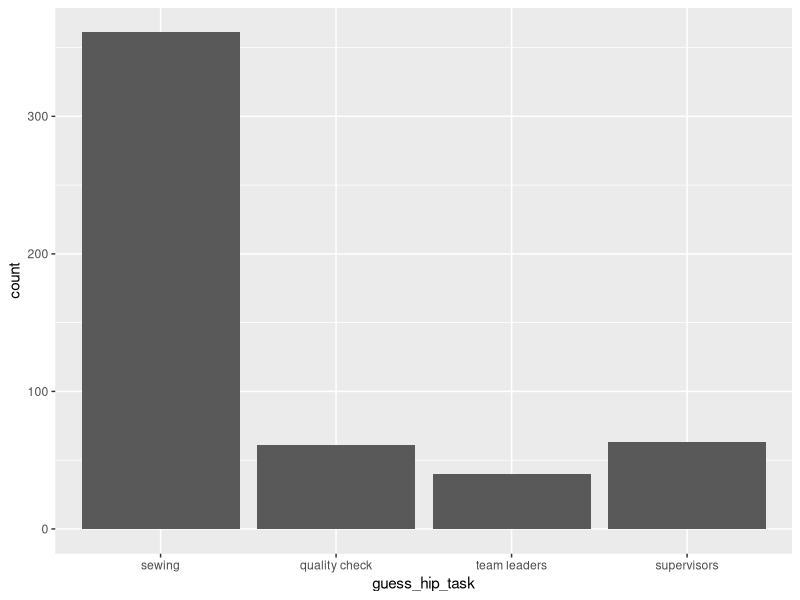

Write the R code that produced this figure. (Note: this script raises an error after producing the figure.)

# Setup -------------------------------------------------------------------

library(tidyverse)
library(readxl)

# setwd('')   # unnecessary to set working directory if you opened `HIP.Rproj`

# hip <- read_excel('data/weekdayend_all.xlsx')   # 295 obs. of 381 variables

hip <- read_excel('data/weekdayend_all2.xlsx')   # 525 obs. of 382 variables


# IA (morning) ------------------------------------------------------------

IA <- c('guess_hip_task',
        'guess_hip_task_other',
        'hip_knowppl',
        'hip_knowppl_like',
        'guess_hip_turnover',
        'guess_hip_turnover_sure')

## Initial cleaning -------------------------------------------------------

hip_IA <- hip %>%
  select(all_of(IA)) %>%
  mutate(across(IA[c(1, 4, 6)], as.factor)) %>%
  mutate(guess_hip_task = recode(guess_hip_task,
                                 `0` = 'sewing',
                                 `1` = 'quality check',
                                 `2` = 'team leaders',
                                 `3` = 'supervisors'#, `100` = 'others'
                                 )) %>%
  mutate(hip_knowppl_like = recode(hip_knowppl_like,
                                   `0` = 'almost all of them',
                                   `1` = 'some of them',
                                   `2` = 'very few of them',
                                   `3` = 'almost none of them')) %>%
  mutate(guess_hip_turnover_sure = recode(guess_hip_turnover_sure,
                                          `0` = 'very sure',
                                          `1` = 'slightly sure',
                                          `2` = 'slightly not sure',
                                          `3` = 'not sure at all')) %>%
  mutate(guess_hip_task_other = as.character(guess_hip_task_other)) %>%
  mutate(across(IA[c(3, 5)], as.integer))

## Figures ----------------------------------------------------------------

ggplot(data = hip_IA) +
  geom_bar(aes(x = guess_hip_task)) +
  ggsave('figures/jobs_in_hip/IA1.png')

ggplot(data = hip_IA) +
  geom_histogram(aes(x = hip_knowppl), binwidth = 5) +
  ggsave('figures/jobs_in_hip/IA2.png')

ggplot(data = hip_IA) +
  geom_bar(aes(x = hip_knowppl_like)) +
  ggsave('figures/jobs_in_hip/IA3.png')

ggplot(data = hip_IA) +
  geom_histogram(aes(x = guess_hip_turnover), binwidth = 5) +
  ggsave('figures/jobs_in_hip/IA5.png')

ggplot(data = hip_IA) +
  geom_bar(aes(x = guess_hip_turnover_sure)) +
  ggsave('figures/jobs_in_hip/IA5s.png')


# IB (morning) ------------------------------------------------------------

IB <- c('guess_hip_hour',
        'guess_hip_hour_sure',
        'guess_hip_day',
        'guess_hip_day_sure',
        'guess_hip_extra',
        'guess_hip_extra_sure',
        'guess_hip_night',
        'guess_hip_night_sure',
        'guess_hip_transp',
        'guess_hip_transp_sure',
        'guess_hip_lunch',
        'guess_hip_lunch_sure',
        'guess_hip_attend',
        'guess_hip_attend_sure')

## Initial cleaning -------------------------------------------------------

hip_IB <- hip %>%
  select(all_of(IB)) %>%
  mutate(across(IB[seq(1, 13, 2)], as.integer)) %>%
  mutate(across(IB[seq(2, 14, 2)], as.factor)) %>%
  mutate(across(IB[seq(2, 14, 2)], ~recode(.,
                                           `0` = 'very sure',
                                           `1` = 'slightly sure',
                                           `2` = 'slightly not sure',
                                           `3` = 'not sure at all')))


### Trim errors -------------------------------------------------------------

hip_IB <- hip_IB %>%
  mutate(guess_hip_day = replace(guess_hip_day,
                                 which(guess_hip_day > 7L),
                                 NA)) %>%
  mutate(guess_hip_lunch = replace(guess_hip_lunch,
                                   which(guess_hip_lunch > 22L),
                                   NA)) %>%
  mutate(guess_hip_night = replace(guess_hip_night,
                                   which(guess_hip_night > 30L),
                                   NA))

## Figures ----------------------------------------------------------------

ggplot(data = hip_IB) +
  geom_histogram(aes(x = guess_hip_hour), binwidth = 1) +
  ggsave('figures/jobs_in_HIP/IB1.png')

ggplot(data = hip_IB) +
  geom_bar(aes(x = guess_hip_hour_sure)) +
  ggsave('figures/jobs_in_HIP/IB1s.png')

ggplot(data = hip_IB) +
  geom_histogram(aes(x = guess_hip_day), binwidth = 1) +
  ggsave('figures/jobs_in_HIP/IB2.png')

ggplot(data = hip_IB) +
  geom_bar(aes(x = guess_hip_day_sure)) +
  ggsave('figures/jobs_in_HIP/IB2s.png')

ggplot(data = hip_IB) +
  geom_histogram(aes(x = guess_hip_extra), binwidth = 1) +
  ggsave('figures/jobs_in_HIP/IB3.png')

ggplot(data = hip_IB) +
  geom_bar(aes(x = guess_hip_extra_sure)) +
  ggsave('figures/jobs_in_HIP/IB3s.png')

ggplot(data = hip_IB) +
  geom_histogram(aes(x = guess_hip_night), binwidth = 1) +
  ggsave('figures/jobs_in_HIP/IB4.png')

ggplot(data = hip_IB) +
  geom_bar(aes(x = guess_hip_night_sure)) +
  ggsave('figures/jobs_in_HIP/IB4s.png')

ggplot(data = hip_IB) +
  geom_histogram(aes(x = guess_hip_transp), binwidth = 1) +
  ggsave('figures/jobs_in_HIP/IB5.png')

ggplot(data = hip_IB) +
  geom_bar(aes(x = guess_hip_transp_sure)) +
  ggsave('figures/jobs_in_HIP/IB5s.png')

ggplot(data = hip_IB) +
  geom_histogram(aes(x = guess_hip_lunch), binwidth = 1) +
  ggsave('figures/jobs_in_HIP/IB6.png')

ggplot(data = hip_IB) +
  geom_bar(aes(x = guess_hip_lunch_sure)) +
  ggsave('figures/jobs_in_HIP/IB6s.png')

ggplot(data = hip_IB) +
  geom_histogram(aes(x = guess_hip_attend), binwidth = 1) +
  ggsave('figures/jobs_in_HIP/IB7.png')

ggplot(data = hip_IB) +
  geom_bar(aes(x = guess_hip_attend_sure)) +
  ggsave('figures/jobs_in_HIP/IB7s.png')


# IC (morning) ------------------------------------------------------------

IC <- c('guess_entry_salary',
        'guess_entry_salary_sure',
        'guess_entry_salary_6m',
        'guess_entry_salary_6m_sure',
        'guess_entry_pct',
        'guess_entry_pct_sure',
        'guess_entry_pct_you',
        'guess_you_salary_1m')

## Initial cleaning -------------------------------------------------------

hip_IC <- hip %>%
  select(all_of(IC)) %>%
  mutate(across(IC[c(1, 3, 5, 8)], as.integer)) %>%
  mutate(across(IC[c(2, 4, 6, 7)], as.factor)) %>%
  mutate(across(IC[c(2, 4, 6)], ~recode(.,
                                        `0` = 'very sure',
                                        `1` = 'slightly sure',
                                        `2` = 'slightly not sure',
                                        `3` = 'not sure at all'))) %>%
  mutate(guess_entry_pct_you = recode(guess_entry_pct_you,
                                      `0` = 'likely',
                                      `1` = 'somewhat likely',
                                      `2` = 'somewhat unlikely',
                                      `3` = 'very unlikely'))

### Trim errors -----------------------------------------------------------

hip_IC <- hip_IC %>%
  mutate(guess_entry_pct = replace(guess_entry_pct,
                                   which(guess_entry_pct > 100L),
                                   NA))

## Figures ----------------------------------------------------------------

ggplot(data = hip_IC) +
  geom_histogram(aes(x = guess_entry_salary), binwidth = 500) +
  ggsave('figures/jobs_in_HIP/IC1.png')

ggplot(data = hip_IC) +
  geom_bar(aes(x = guess_entry_salary_sure)) +
  ggsave('figures/jobs_in_HIP/IC1s.png')

ggplot(data = hip_IC) +
  geom_histogram(aes(x = guess_entry_salary_6m), binwidth = 500) +
  ggsave('figures/jobs_in_HIP/IC2.png')

ggplot(data = hip_IC) +
  geom_bar(aes(x = guess_entry_salary_6m_sure)) +
  ggsave('figures/jobs_in_HIP/IC2s.png')

ggplot(data = hip_IC) +
  geom_histogram(aes(x = guess_entry_pct), binwidth = 10) +
  ggsave('figures/jobs_in_HIP/IC3.png')

ggplot(data = hip_IC) +
  geom_bar(aes(x = guess_entry_pct_sure)) +
  ggsave('figures/jobs_in_HIP/IC3s.png')

ggplot(data = hip_IC) +
  geom_bar(aes(x = guess_entry_pct_you)) +
  ggsave('figures/jobs_in_HIP/IC4.png')

ggplot(data = hip_IC) +
  geom_histogram(aes(x = guess_you_salary_1m), binwidth = 500) +
  ggsave('figures/jobs_in_HIP/IC5.png')


# ID (morning) ------------------------------------------------------------

ID <- c('guess_promote_medium',
        'guess_promote_medium_sure',
        'guess_promote_sp',
        'guess_promote_sp_sure',
        'guess_salary_medium',
        'guess_salary_medium_sure',
        'guess_salary_sp',
        'guess_salary_sp_sure',
        'guess_you_promote_medium',
        'guess_you_promote_sp',
        'guess_you_salary_6m')

## Initial cleaning -------------------------------------------------------

hip_ID <- hip %>%
  select(all_of(ID)) %>%
  mutate(across(ID[c(1, 3, 5, 7, 11)], as.integer)) %>%
  mutate(across(ID[c(2, 4, 6, 8, 9, 10)], as.factor)) %>%
  mutate(across(ID[c(2, 4, 6, 8)], ~recode(.,
                                           `0` = 'very sure',
                                           `1` = 'slightly sure',
                                           `2` = 'slightly not sure',
                                           `3` = 'not sure at all'))) %>%
  mutate(across(ID[9:10], ~recode(.,
                                  `0` = 'likely',
                                  `1` = 'somewhat likely',
                                  `2` = 'somewhat unlikely',
                                  `3` = 'very unlikely')))

### Trim errors -----------------------------------------------------------

hip_ID <- hip_ID %>%
  mutate(guess_promote_medium = replace(guess_promote_medium,
                                        which(guess_promote_medium > 100L),
                                        NA)) %>%
  mutate(guess_promote_sp = replace(guess_promote_sp,
                                    which(guess_promote_sp > 100L),
                                    NA)) %>%
  mutate(guess_salary_sp = replace(guess_salary_sp,
                                   which(guess_salary_sp > 50000L),
                                   NA))

## Figures ----------------------------------------------------------------

ggplot(data = hip_ID) +
  geom_histogram(aes(x = guess_promote_medium), binwidth = 10) +
  ggsave('figures/jobs_in_HIP/ID1.png')

ggplot(data = hip_ID) +
  geom_bar(aes(x = guess_promote_medium_sure)) +
  ggsave('figures/jobs_in_HIP/ID1s.png')

ggplot(data = hip_ID) +
  geom_histogram(aes(x = guess_promote_sp), binwidth = 10) +
  ggsave('figures/jobs_in_HIP/ID2.png')

ggplot(data = hip_ID) +
  geom_bar(aes(x = guess_promote_sp_sure)) +
  ggsave('figures/jobs_in_HIP/ID2s.png')

ggplot(data = hip_ID) +
  geom_histogram(aes(x = guess_salary_medium), binwidth = 500) +
  ggsave('figures/jobs_in_HIP/ID3.png')

ggplot(data = hip_ID) +
  geom_bar(aes(x = guess_salary_medium_sure)) +
  ggsave('figures/jobs_in_HIP/ID3s.png')

ggplot(data = hip_ID) +
  geom_histogram(aes(x = guess_salary_sp), binwidth = 500) +
  ggsave('figures/jobs_in_HIP/ID4.png')

ggplot(data = hip_ID) +
  geom_bar(aes(x = guess_salary_sp_sure)) +
  ggsave('figures/jobs_in_HIP/ID4s.png')

ggplot(data = hip_ID) +
  geom_bar(aes(x = guess_you_promote_medium)) +
  ggsave('figures/jobs_in_HIP/ID5.png')

ggplot(data = hip_ID) +
  geom_bar(aes(x = guess_you_promote_sp)) +
  ggsave('figures/jobs_in_HIP/ID6.png')

ggplot(data = hip_ID) +
  geom_histogram(aes(x = guess_you_salary_6m), binwidth = 500) +
  ggsave('figures/jobs_in_HIP/ID7.png')


# IT (morning) ------------------------------------------------------------

# need to construct 2 new vars!!

IT <- c('info_entry_choice1',
        'info_entry_choice2',
        'info_entry_choice3',
        'info_entry_choice4',
        'info_entry_choice5',
        'info_promote_choice1',
        'info_promote_choice2',
        'info_promote_choice3',
        'info_promote_choice4',
        'info_promote_choice5')

## Initial cleaning -------------------------------------------------------

hip_IT <- hip %>%
  select(all_of(IT)) %>%
  mutate(across(all_of(IT), as.logical))

## Figures ----------------------------------------------------------------

IT_codes <- c('IT1a', 'IT1b', 'IT1c', 'IT1d', 'IT1e', 'IT2a', 'IT2b', 'IT2c', 'IT2d', 'IT2e')

for (i in 1:10) {
  temp <- ggplot(data = hip_IT) +
    geom_bar(aes_string(x = IT[i]))

  ggsave(plot = temp, file = paste0('figures/jobs_in_hip/', IT_codes[i], '.png'))
}
